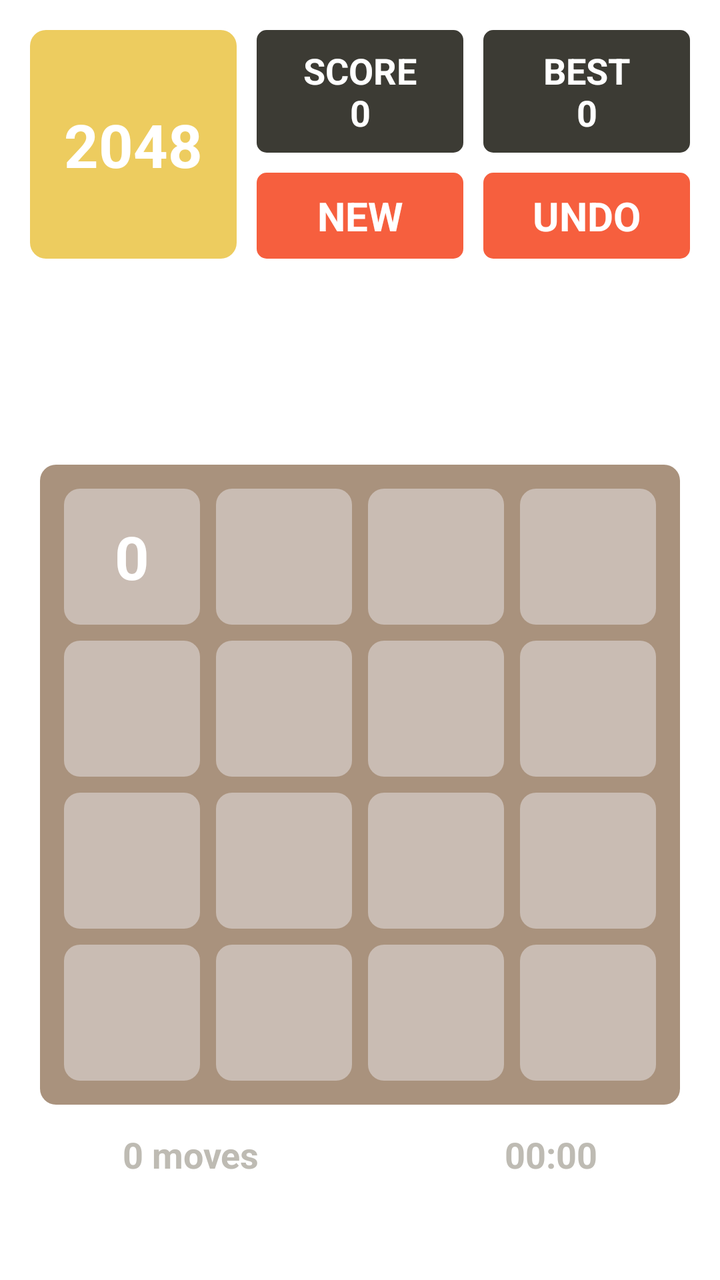
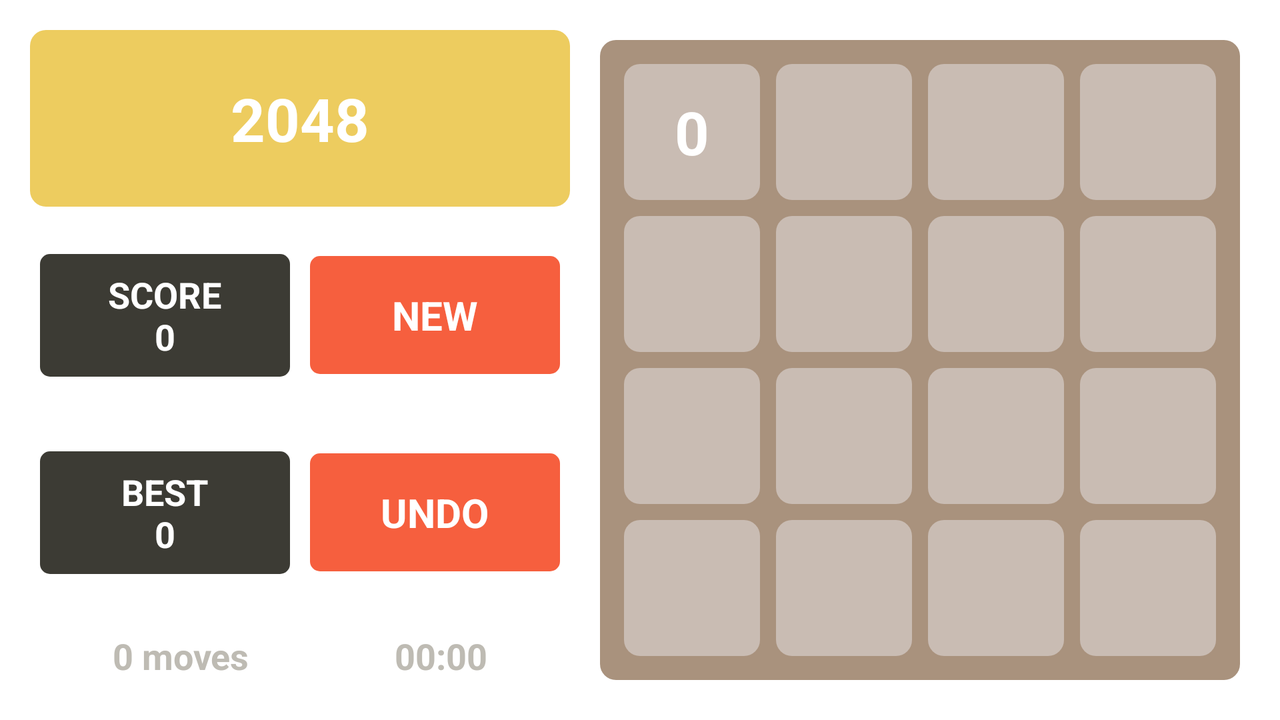

Compare how this app lays out the same screen by default and in its alternative resource folder. The renders come first, then the two layout files and the values they reference.
<!-- AndroidManifest.xml: application theme Theme.Game2048Observe -->
<!-- res/layout/activity_main.xml -->
<?xml version="1.0" encoding="utf-8"?>
<androidx.constraintlayout.widget.ConstraintLayout xmlns:android="http://schemas.android.com/apk/res/android"
    xmlns:app="http://schemas.android.com/apk/res-auto"
    xmlns:tools="http://schemas.android.com/tools"
    android:layout_width="match_parent"
    android:layout_height="match_parent"

    android:background="@color/white"
    tools:context=".MainActivity">

    <LinearLayout
        android:id="@+id/linearLayout"
        android:layout_width="match_parent"
        android:layout_height="wrap_content"
        android:orientation="horizontal"
        android:padding="10dp"
        app:layout_constraintEnd_toEndOf="parent"
        app:layout_constraintHorizontal_bias="0.5"
        app:layout_constraintStart_toStartOf="parent"
        app:layout_constraintTop_toTopOf="parent">

        <TextView
            android:id="@+id/text2048"
            android:layout_width="0dp"
            android:layout_height="match_parent"
            android:layout_margin="5dp"
            android:layout_weight="1"
            android:background="@drawable/bg2048"
            android:gravity="center"
            android:padding="10dp"
            android:text="2048"
            android:textColor="@color/white"
            android:textSize="30sp"
            android:textStyle="bold" />

        <LinearLayout
            android:layout_width="0dp"
            android:layout_height="match_parent"
            android:layout_margin="5dp"
            android:layout_weight="1"
            android:orientation="vertical">

            <TextView
                android:layout_width="match_parent"
                android:layout_height="wrap_content"
                android:background="@drawable/bg_best_score"
                android:gravity="center"
                android:padding="8dp"
                android:id="@+id/score_text"
                android:text="score\n0"
                android:textAllCaps="true"
                android:textColor="@color/white"
                android:textSize="18sp"
                android:textStyle="bold" />

            <TextView
                android:clickable="true"
                android:foreground="?selectableItemBackground"
                android:focusable="true"
                android:id="@+id/new_game"
                android:layout_width="match_parent"
                android:layout_height="wrap_content"
                android:layout_marginTop="10dp"
                android:background="@drawable/bg_new"
                android:gravity="center"
                android:padding="8dp"
                android:text="new"
                android:textAllCaps="true"
                android:textColor="@color/white"
                android:textSize="20sp"
                android:textStyle="bold" />

        </LinearLayout>

        <LinearLayout
            android:layout_width="0dp"
            android:layout_height="match_parent"
            android:layout_margin="5dp"
            android:layout_weight="1"
            android:orientation="vertical">

            <TextView
                android:layout_width="match_parent"
                android:layout_height="wrap_content"

                android:background="@drawable/bg_best_score"
                android:gravity="center"
                android:padding="8dp"
                android:id="@+id/best_score"
                android:text="best\n0"
                android:textAllCaps="true"
                android:textColor="@color/white"
                android:textSize="18sp"
                android:textStyle="bold" />

            <TextView
                android:clickable="true"
                android:foreground="?selectableItemBackground"
                android:focusable="true"
                android:id="@+id/undo_text"
                android:layout_width="match_parent"
                android:layout_height="match_parent"
                android:layout_marginTop="10dp"
                android:layout_weight="1"
                android:background="@drawable/bg_new"
                android:gravity="center"
                android:padding="8dp"
                android:text="undo"
                android:textAllCaps="true"
                android:textColor="@color/white"
                android:textSize="20sp"
                android:textStyle="bold" />

        </LinearLayout>
    </LinearLayout>

    <LinearLayout

        android:id="@+id/mainContainer"
        android:layout_width="match_parent"
        android:layout_height="0dp"
        android:layout_margin="20dp"
        android:background="@drawable/baground_l"
        android:orientation="vertical"
        android:padding="8dp"
        app:layout_constraintBottom_toBottomOf="parent"
        app:layout_constraintDimensionRatio="1:1"
        app:layout_constraintEnd_toEndOf="parent"
        app:layout_constraintStart_toStartOf="parent"
        app:layout_constraintTop_toBottomOf="@+id/linearLayout">

        <LinearLayout
            android:layout_width="match_parent"
            android:layout_height="0dp"
            android:layout_weight="1">

            <TextView
                style="@style/PlayButton"
                android:text="0" />

            <TextView style="@style/PlayButton" />

            <TextView style="@style/PlayButton" />

            <TextView style="@style/PlayButton" />


        </LinearLayout>

        <LinearLayout
            android:layout_width="match_parent"
            android:layout_height="0dp"
            android:layout_weight="1">

            <TextView style="@style/PlayButton" />

            <TextView style="@style/PlayButton" />

            <TextView style="@style/PlayButton" />

            <TextView style="@style/PlayButton" />
        </LinearLayout>

        <LinearLayout
            android:layout_width="match_parent"
            android:layout_height="0dp"
            android:layout_weight="1">

            <TextView style="@style/PlayButton" />

            <TextView style="@style/PlayButton" />

            <TextView style="@style/PlayButton" />

            <TextView style="@style/PlayButton" />
        </LinearLayout>

        <LinearLayout
            android:layout_width="match_parent"
            android:layout_height="0dp"
            android:layout_weight="1">

            <TextView style="@style/PlayButton" />

            <TextView style="@style/PlayButton" />

            <TextView style="@style/PlayButton" />

            <TextView style="@style/PlayButton" />
        </LinearLayout>


    </LinearLayout>

    <LinearLayout
        android:layout_width="match_parent"
        android:layout_height="wrap_content"
        android:orientation="horizontal"
        app:layout_constraintBottom_toBottomOf="parent"
        app:layout_constraintEnd_toEndOf="parent"
        app:layout_constraintHorizontal_bias="0.5"
        app:layout_constraintStart_toStartOf="parent"
        app:layout_constraintTop_toBottomOf="@+id/mainContainer"
        app:layout_constraintVertical_bias="0.2">

        <TextView
            android:id="@+id/moves_text"
            android:layout_width="wrap_content"
            android:layout_height="wrap_content"
            android:layout_weight="1"
            android:gravity="center"
            android:text="0 moves"
            android:textStyle="bold"
            android:textColor="@color/moves_and_time_color"
            android:textSize="18sp" />

        <Chronometer
            android:id="@+id/time_text"
            android:layout_width="wrap_content"
            android:layout_height="wrap_content"
            android:layout_weight="1"
            android:gravity="center"
            android:text="00:00"
            android:textStyle="bold"
            android:textColor="@color/moves_and_time_color"
            android:textSize="18sp" />

    </LinearLayout>

</androidx.constraintlayout.widget.ConstraintLayout>
<!-- resources referenced by this layout -->
<resources>
  <color name="moves_and_time_color">#BEBBB3</color>
  <color name="white">#FFFFFFFF</color>
  <!-- drawable baground_l (drawable) -->
  <?xml version="1.0" encoding="utf-8"?>
  <shape xmlns:android="http://schemas.android.com/apk/res/android">
      <corners android:radius="8dp" />
      <solid android:color="#A9927D" />
  </shape>
  <!-- drawable bg2048 (drawable) -->
  <?xml version="1.0" encoding="utf-8"?>
  <shape xmlns:android="http://schemas.android.com/apk/res/android">
      <corners android:radius="8dp" />
      <solid android:color="#EDCC5F" />
  </shape>
  <!-- drawable bg_best_score (drawable) -->
  <?xml version="1.0" encoding="utf-8"?>
  <shape xmlns:android="http://schemas.android.com/apk/res/android">
      <corners android:radius="5dp" />
      <solid android:color="#3C3B34" />
  </shape>
  <!-- drawable bg_new (drawable) -->
  <?xml version="1.0" encoding="utf-8"?>
  <shape xmlns:android="http://schemas.android.com/apk/res/android">
      <corners android:radius="5dp" />
      <solid android:color="#F65F3E" />
  </shape>
  <style name="PlayButton">
          <item name="android:layout_weight">1</item>
          <item name="android:layout_height">match_parent</item>
          <item name="android:layout_width">0dp</item>
          <item name="android:layout_margin">4dp</item>
          <item name="android:textColor">@color/white</item>
          <item name="android:gravity">center</item>
          <item name="android:textSize">30sp</item>
          <item name="android:textStyle">bold</item>
          <item name="android:background">@drawable/background_default</item>
      </style>
  <style name="Theme.Game2048Observe" parent="Theme.MaterialComponents.DayNight.NoActionBar.Bridge">
          
          <item name="android:windowFullscreen">true</item>
          <item name="colorPrimary">#FFFFFF</item>
          <item name="colorPrimaryVariant">#FFFFFF</item>
          <item name="colorOnPrimary">@color/white</item>
          
          <item name="colorSecondary">@color/teal_200</item>
          <item name="colorSecondaryVariant">@color/teal_700</item>
          <item name="colorOnSecondary">@color/black</item>
          
          <item name="android:statusBarColor" tools:targetApi="l">?attr/colorPrimaryVariant</item>
          
      </style>
  <!-- drawable background_default (drawable) -->
  <?xml version="1.0" encoding="utf-8"?>
  <shape xmlns:android="http://schemas.android.com/apk/res/android">
      <corners android:radius="8dp" />
      <solid android:color="#C9BCB3" />
  
  </shape>
  <color name="teal_200">#FF03DAC5</color>
  <color name="teal_700">#FF018786</color>
  <color name="black">#FF000000</color>
</resources>
<!-- res/layout-land/activity_main.xml (the repository's variant of the layout above) -->
<!-- drawn on the phone turned sideways -->
<?xml version="1.0" encoding="utf-8"?>
<androidx.constraintlayout.widget.ConstraintLayout xmlns:android="http://schemas.android.com/apk/res/android"
    xmlns:app="http://schemas.android.com/apk/res-auto"
    xmlns:tools="http://schemas.android.com/tools"
    android:layout_width="match_parent"
    android:layout_height="match_parent"
    android:background="@color/white"
    tools:context=".MainActivity">

    <LinearLayout
        android:id="@+id/linearLayout"
        android:layout_width="0dp"
        android:layout_height="0dp"
        android:orientation="vertical"
        android:padding="10dp"
        app:layout_constraintBottom_toBottomOf="parent"
        app:layout_constraintHorizontal_bias="0.5"
        app:layout_constraintLeft_toLeftOf="parent"
        app:layout_constraintRight_toLeftOf="@id/mainContainer"
        app:layout_constraintTop_toTopOf="parent">

        <TextView
            android:id="@+id/text2048"
            android:layout_width="match_parent"
            android:layout_height="0dp"
            android:layout_margin="5dp"
            android:layout_weight="1"
            android:background="@drawable/bg2048"
            android:gravity="center"
            android:padding="10dp"
            android:text="2048"
            android:textColor="@color/white"
            android:textSize="30sp"
            android:textStyle="bold" />

        <LinearLayout
            android:layout_width="match_parent"
            android:layout_height="0dp"
            android:layout_margin="5dp"
            android:layout_weight="1"
            android:gravity="center"
            android:orientation="horizontal">

            <TextView
                android:id="@+id/score_text"
                android:layout_margin="5dp"
                android:layout_width="0dp"
                android:layout_height="wrap_content"
                android:layout_weight="1"
                android:background="@drawable/bg_best_score"
                android:gravity="center"
                android:padding="8dp"
                android:text="score\n0"
                android:textAllCaps="true"
                android:textColor="@color/white"
                android:textSize="18sp"
                android:textStyle="bold" />

            <TextView
                android:clickable="true"
                android:foreground="?selectableItemBackground"
                android:focusable="true"
                android:id="@+id/new_game"
                android:layout_width="0dp"
                android:layout_height="wrap_content"
                android:layout_margin="5dp"
                android:layout_weight="1"
                android:background="@drawable/bg_new"
                android:gravity="center"
                android:padding="16dp"
                android:text="new"
                android:textAllCaps="true"
                android:textColor="@color/white"
                android:textSize="20sp"
                android:textStyle="bold" />

        </LinearLayout>

        <LinearLayout
            android:layout_width="match_parent"
            android:layout_height="0dp"
            android:layout_margin="5dp"
            android:layout_weight="1"
            android:gravity="center"
            android:orientation="horizontal">

            <TextView
                android:id="@+id/best_score"
                android:layout_width="0dp"

                android:layout_height="wrap_content"
                android:layout_margin="5dp"
                android:layout_weight="1"
                android:background="@drawable/bg_best_score"
                android:gravity="center"
                android:padding="8dp"
                android:text="best\n0"
                android:textAllCaps="true"
                android:textColor="@color/white"
                android:textSize="18sp"
                android:textStyle="bold" />

            <TextView
                android:clickable="true"
                android:foreground="?selectableItemBackground"
                android:focusable="true"
                android:id="@+id/undo_text"
                android:layout_width="0dp"
                android:layout_height="wrap_content"
                android:layout_margin="5dp"
                android:layout_weight="1"
                android:background="@drawable/bg_new"
                android:gravity="center"
                android:padding="16dp"
                android:text="undo"
                android:textAllCaps="true"
                android:textColor="@color/white"
                android:textSize="20sp"
                android:textStyle="bold" />

        </LinearLayout>
        <LinearLayout
            android:layout_width="match_parent"
            android:layout_height="wrap_content"
            android:layout_margin="10dp"

            android:orientation="horizontal"
            >

            <TextView
                android:id="@+id/moves_text"
                android:layout_width="wrap_content"
                android:layout_height="wrap_content"
                android:layout_weight="1"
                android:gravity="center"
                android:text="0 moves"
                android:textStyle="bold"
                android:textColor="@color/moves_and_time_color"
                android:textSize="18sp" />

            <Chronometer
                android:id="@+id/time_text"
                android:layout_width="wrap_content"
                android:layout_height="wrap_content"
                android:layout_weight="1"
                android:gravity="center"
                android:text="00:00"
                android:textStyle="bold"
                android:textColor="@color/moves_and_time_color"
                android:textSize="18sp" />

        </LinearLayout>
    </LinearLayout>

    <LinearLayout

        android:id="@+id/mainContainer"
        android:layout_width="0dp"
        android:layout_height="match_parent"
        android:layout_margin="20dp"
        android:background="@drawable/baground_l"
        android:orientation="vertical"
        android:padding="8dp"
        app:layout_constraintBottom_toBottomOf="parent"
        app:layout_constraintDimensionRatio="1:1"
        app:layout_constraintEnd_toEndOf="parent"
        app:layout_constraintTop_toBottomOf="@+id/linearLayout"
        app:layout_constraintVertical_bias="0.2">

        <LinearLayout
            android:layout_width="match_parent"
            android:layout_height="0dp"
            android:layout_weight="1">

            <TextView
                style="@style/PlayButton"
                android:text="0" />

            <TextView style="@style/PlayButton" />

            <TextView style="@style/PlayButton" />

            <TextView style="@style/PlayButton" />


        </LinearLayout>

        <LinearLayout
            android:layout_width="match_parent"
            android:layout_height="0dp"
            android:layout_weight="1">

            <TextView style="@style/PlayButton" />

            <TextView style="@style/PlayButton" />

            <TextView style="@style/PlayButton" />

            <TextView style="@style/PlayButton" />
        </LinearLayout>

        <LinearLayout
            android:layout_width="match_parent"
            android:layout_height="0dp"
            android:layout_weight="1">

            <TextView style="@style/PlayButton" />

            <TextView style="@style/PlayButton" />

            <TextView style="@style/PlayButton" />

            <TextView style="@style/PlayButton" />
        </LinearLayout>

        <LinearLayout
            android:layout_width="match_parent"
            android:layout_height="0dp"
            android:layout_weight="1">

            <TextView style="@style/PlayButton" />

            <TextView style="@style/PlayButton" />

            <TextView style="@style/PlayButton" />

            <TextView style="@style/PlayButton" />
        </LinearLayout>


    </LinearLayout>



</androidx.constraintlayout.widget.ConstraintLayout>
